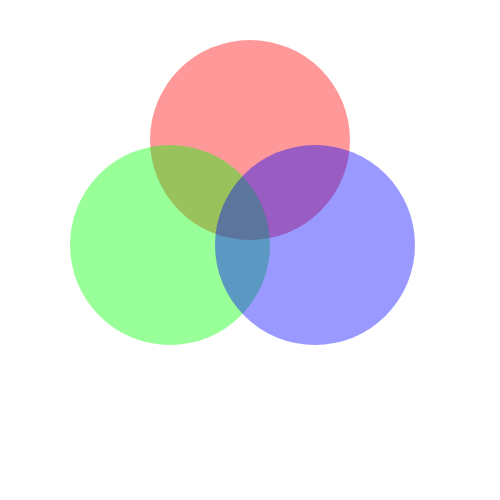
Frame 1 (no input)
Frame 60 (no input): identical to frame 1, image omitted
Frame 120 (the mouse pressed at the canvas centre since frame 60): identical to frame 1, image omitted

The p5.js sketch that drew this single still picture (run headless with seeded random() and noise() and a simulated clock; from frame 60 on, the mouse is pressed at the canvas centre):

// p5.js sketch
// ── sketch.js
function setup() {
  createCanvas(500, 500);
}

function draw() {
  background(255, 255, 255);
  
  let c = color(255, 0, 0, 102);
  let d = color(0, 255, 0, 102);
  let e = color(0, 0, 255, 102);
  
  noStroke();
  fill(c);
  circle(250, 140, 200);
  
  noStroke();
  fill(d);
  circle(170, 245, 200);
  
  noStroke();
  fill(e);
  circle(315, 245, 200);
}
